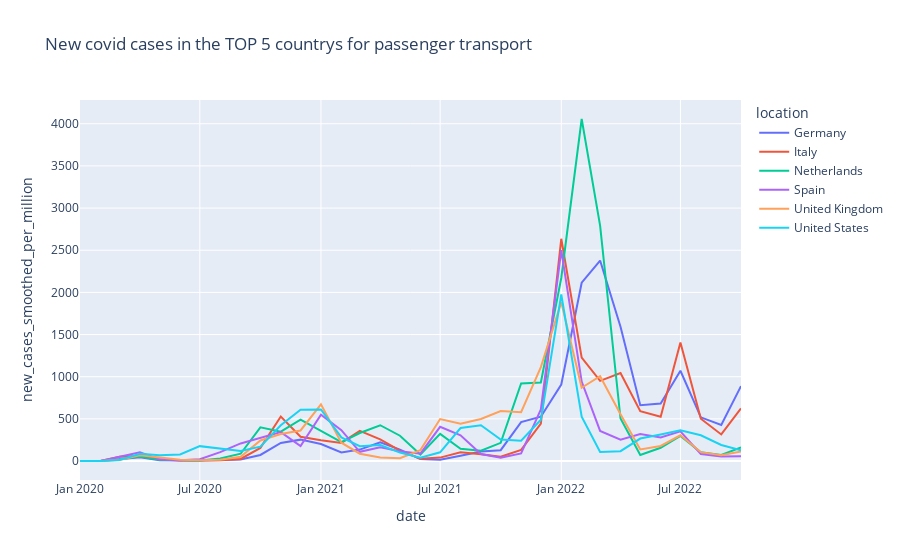

The code cell stored with this chart in its notebook:
### Markdown cell above
In parallel, let's look at the evolution of covid cases since the beginning of the pandemic and the vaccination rate in the Netherlands.

### Code cell
fig = px.line(passenger_filtered_covid_data, x='date', y= 'new_cases_smoothed_per_million' ,color='location',
                title= 'New covid cases in the TOP 5 countrys for passenger transport')

fig.show()

### Figure 1 — Plotly figure (JSON) as saved in the notebook; plotly's stock layout.template omitted (floating-point values rounded to 4 significant figures)
{"data": [{"hovertemplate": "location=Germany<br>date=%{x}<br>new_cases_smoothed_per_million=%{y}<extra></extra>", "legendgroup": "Germany", "line": {"color": "#636efa", "dash": "solid"}, "marker": {"symbol": "circle"}, "mode": "lines", "name": "Germany", "orientation": "v", "showlegend": true, "type": "scatter", "x": ["2020-01", "2020-02", "2020-03", "2020-04", "2020-05", "2020-06", "2020-07", "2020-08", "2020-09", "2020-10", "2020-11", "2020-12", "2021-01", "2021-02", "2021-03", "2021-04", "2021-05", "2021-06", "2021-07", "2021-08", "2021-09", "2021-10", "2021-11", "2021-12", "2022-01", "2022-02", "2022-03", "2022-04", "2022-05", "2022-06", "2022-07", "2022-08", "2022-09", "2022-10"], "xaxis": "x", "y": [null, 0.01162, 18.26, 43.08, 9.641, 5.199, 5.232, 12.62, 17.89, 71.43, 213.4, 253.3, 201.1, 101.6, 135.6, 221.4, 134.8, 23.29, 13.64, 61.26, 112.5, 128.3, 462.1, 525.0, 907.0, 2115.0, 2378.0, 1593.0, 662.5, 682.6, 1070.0, 518.2, 427.5, 888.5], "yaxis": "y"}, {"hovertemplate": "location=Italy<br>date=%{x}<br>new_cases_smoothed_per_million=%{y}<extra></extra>", "legendgroup": "Italy", "line": {"color": "#EF553B", "dash": "solid"}, "marker": {"symbol": "circle"}, "mode": "lines", "name": "Italy", "orientation": "v", "showlegend": true, "type": "scatter", "x": ["2020-01", "2020-02", "2020-03", "2020-04", "2020-05", "2020-06", "2020-07", "2020-08", "2020-09", "2020-10", "2020-11", "2020-12", "2021-01", "2021-02", "2021-03", "2021-04", "2021-05", "2021-06", "2021-07", "2021-08", "2021-09", "2021-10", "2021-11", "2021-12", "2022-01", "2022-02", "2022-03", "2022-04", "2022-05", "2022-06", "2022-07", "2022-08", "2022-09", "2022-10"], "xaxis": "x", "y": [null, 0.3684, 49.42, 60.84, 17.54, 4.842, 3.554, 10.2, 24.95, 155.5, 528.0, 287.4, 246.8, 214.3, 357.7, 257.5, 122.2, 27.55, 40.39, 103.8, 78.82, 51.66, 132.5, 444.5, 2636.0, 1226.0, 950.5, 1044.0, 590.5, 524.9, 1406.0, 501.6, 315.1, 624.2], "yaxis": "y"}, {"hovertemplate": "location=Netherlands<br>date=%{x}<br>new_cases_smoothed_per_million=%{y}<extra></extra>", "legendgroup": "Netherlands", "line": {"color": "#00cc96", "dash": "solid"}, "marker": {"symbol": "circle"}, "mode": "lines", "name": "Netherlands", "orientation": "v", "showlegend": true, "type": "scatter", "x": ["2020-02", "2020-03", "2020-04", "2020-05", "2020-06", "2020-07", "2020-08", "2020-09", "2020-10", "2020-11", "2020-12", "2021-01", "2021-02", "2021-03", "2021-04", "2021-05", "2021-06", "2021-07", "2021-08", "2021-09", "2021-10", "2021-11", "2021-12", "2022-01", "2022-02", "2022-03", "2022-04", "2022-05", "2022-06", "2022-07", "2022-08", "2022-09", "2022-10"], "xaxis": "x", "y": [null, 21.0, 53.18, 13.98, 7.701, 6.699, 29.91, 86.29, 398.7, 348.1, 490.6, 352.4, 222.5, 331.7, 424.3, 299.7, 76.84, 321.8, 145.6, 121.6, 215.5, 919.2, 930.9, 2171.0, 4057.0, 2792.0, 503.9, 72.22, 157.3, 296.6, 104.3, 72.46, 159.8], "yaxis": "y"}, {"hovertemplate": "location=Spain<br>date=%{x}<br>new_cases_smoothed_per_million=%{y}<extra></extra>", "legendgroup": "Spain", "line": {"color": "#ab63fa", "dash": "solid"}, "marker": {"symbol": "circle"}, "mode": "lines", "name": "Spain", "orientation": "v", "showlegend": true, "type": "scatter", "x": ["2020-02", "2020-03", "2020-04", "2020-05", "2020-06", "2020-07", "2020-08", "2020-09", "2020-10", "2020-11", "2020-12", "2021-01", "2021-02", "2021-03", "2021-04", "2021-05", "2021-06", "2021-07", "2021-08", "2021-09", "2021-10", "2021-11", "2021-12", "2022-01", "2022-02", "2022-03", "2022-04", "2022-05", "2022-06", "2022-07", "2022-08", "2022-09", "2022-10"], "xaxis": "x", "y": [0.01375, 49.5, 103.8, 19.9, 7.507, 21.63, 105.0, 208.3, 272.7, 343.0, 177.2, 548.4, 365.8, 109.3, 162.5, 115.7, 87.04, 405.3, 304.0, 82.81, 38.26, 89.12, 611.0, 2500.0, 942.3, 356.9, 254.0, 318.8, 278.7, 351.2, 82.3, 53.1, 57.55], "yaxis": "y"}, {"hovertemplate": "location=United Kingdom<br>date=%{x}<br>new_cases_smoothed_per_million=%{y}<extra></extra>", "legendgroup": "United Kingdom", "line": {"color": "#FFA15A", "dash": "solid"}, "marker": {"symbol": "circle"}, "mode": "lines", "name": "United Kingdom", "orientation": "v", "showlegend": true, "type": "scatter", "x": ["2020-01", "2020-02", "2020-03", "2020-04", "2020-05", "2020-06", "2020-07", "2020-08", "2020-09", "2020-10", "2020-11", "2020-12", "2021-01", "2021-02", "2021-03", "2021-04", "2021-05", "2021-06", "2021-07", "2021-08", "2021-09", "2021-10", "2021-11", "2021-12", "2022-01", "2022-02", "2022-03", "2022-04", "2022-05", "2022-06", "2022-07", "2022-08", "2022-09", "2022-10"], "xaxis": "x", "y": [null, 0.02276, 13.1, 67.28, 42.63, 14.89, 8.954, 14.79, 51.0, 243.3, 319.7, 362.2, 671.5, 217.3, 86.42, 40.47, 33.8, 129.1, 497.2, 440.9, 499.0, 591.8, 579.6, 1114.0, 1882.0, 868.5, 1006.0, 554.6, 137.1, 178.6, 304.8, 104.9, 69.11, 112.2], "yaxis": "y"}, {"hovertemplate": "location=United States<br>date=%{x}<br>new_cases_smoothed_per_million=%{y}<extra></extra>", "legendgroup": "United States", "line": {"color": "#19d3f3", "dash": "solid"}, "marker": {"symbol": "circle"}, "mode": "lines", "name": "United States", "orientation": "v", "showlegend": true, "type": "scatter", "x": ["2020-01", "2020-02", "2020-03", "2020-04", "2020-05", "2020-06", "2020-07", "2020-08", "2020-09", "2020-10", "2020-11", "2020-12", "2021-01", "2021-02", "2021-03", "2021-04", "2021-05", "2021-06", "2021-07", "2021-08", "2021-09", "2021-10", "2021-11", "2021-12", "2022-01", "2022-02", "2022-03", "2022-04", "2022-05", "2022-06", "2022-07", "2022-08", "2022-09", "2022-10"], "xaxis": "x", "y": [0.00225, 0.001345, 12.16, 86.36, 69.61, 77.87, 176.2, 150.7, 118.6, 170.3, 423.3, 607.4, 611.8, 279.7, 174.9, 189.7, 99.76, 39.56, 103.6, 391.5, 423.8, 255.7, 241.4, 488.7, 1975.0, 526.0, 107.9, 116.2, 266.4, 314.5, 364.6, 305.4, 190.3, 126.8], "yaxis": "y"}], "layout": {"legend": {"title": {"text": "location"}, "tracegroupgap": 0}, "title": {"text": "New covid cases in the TOP 5 countrys for passenger transport"}, "xaxis": {"anchor": "y", "domain": [0, 1], "title": {"text": "date"}}, "yaxis": {"anchor": "x", "domain": [0, 1], "title": {"text": "new_cases_smoothed_per_million"}}}}
